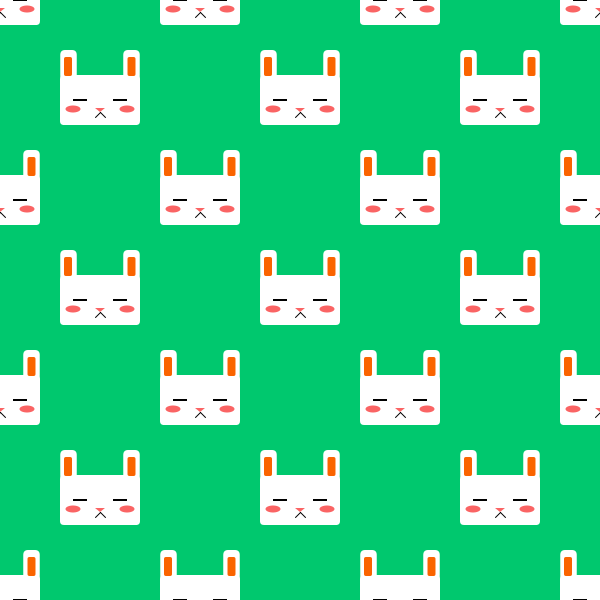
Frame 1 (no input)
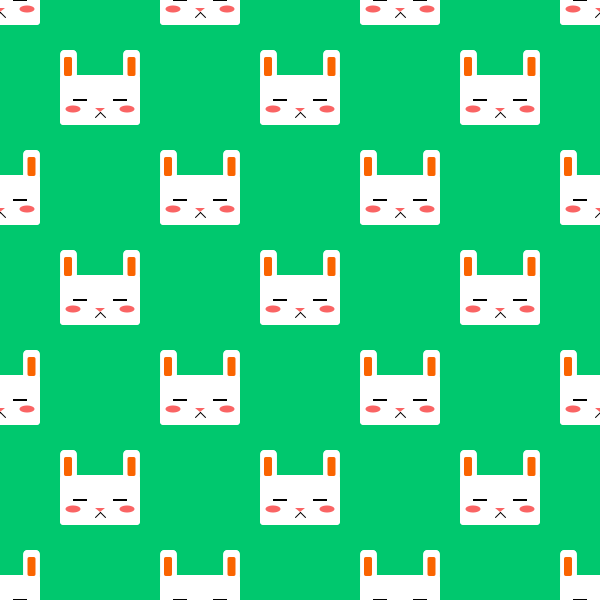
Frame 2 (the mouse pressed at the canvas centre, redrawn once)

The Processing sketch that drew these frames (run headless with seeded random() and noise(); the mouse was pressed at the canvas centre and the sketch redrawn once):

// Processing sketch: processing_186179
// ── processing_186179.pde

/*------------------------------------
The Bun Function
Created on 14 February 2015
by Catherine Lee
------------------------------------*/

void setup () {
  size(600, 600);
  //background(0, 240, 255); //blue background
  background(0, 200, 110); //green background
  rectMode(CENTER);
  noLoop();
  smooth();
}
void draw() {
  bun(0,0);        //row 1
  bun(200,0);
  bun(400,0);
  bun(600,0);
  
  bun(100, 100);   //row 2
  bun(300, 100);
  bun(500,100);

  bun(0, 200);      //row 3
  bun(200, 200); 
  bun(400, 200);
  bun(600,200);

  bun(100, 300);     //row 4
  bun(300, 300); 
  bun(500, 300);
  
  bun(0,400);      //row 5
  bun(200,400);
  bun(400,400);
  bun(600,400);
  
  bun(100,500); //row 6
  bun(300,500);
  bun(500,500);
  
  bun(0,600); //row 7
  bun(200,600);
  bun(400,600);
  bun(600,600);
}
void bun(int x, int y) {
  noStroke(); 
  fill(255);
  rect(x, y, 80, 50,4); //head
  rect(x-31.5, y-35, 16.5, 30,5); //left ear
  rect(x+31.5, y-35, 16.5, 30,5); //right ear
  fill(0);
  rect(x-20, y, 14, 2); //left eye
  fill(0);
  rect(x+20, y, 14, 2); //right eye

  fill(250, 100, 0);
  rect(x-32, y-33.5, 8, 19,2); //left ear orange
  fill(250, 100, 0);  
  rect(x+31.5, y-33.5, 8,19,2); //right ear orange

  stroke(1.5);
  line(x-5, y+17, x, y+12); //left side of mouth
  line(x, y+12, x+5, y+17); //right side of mouth
  
  fill(250,100,100);
  noStroke();
  ellipse(x-27,y+9,15,7);   //cheek blush left
  fill(250,100,100);
  ellipse(x+27,y+9,15,7);   //cheek blush right
  fill(250,100,100);
  triangle(x-5,y+8, x,y+12, x+5,y+8); //nose
}
